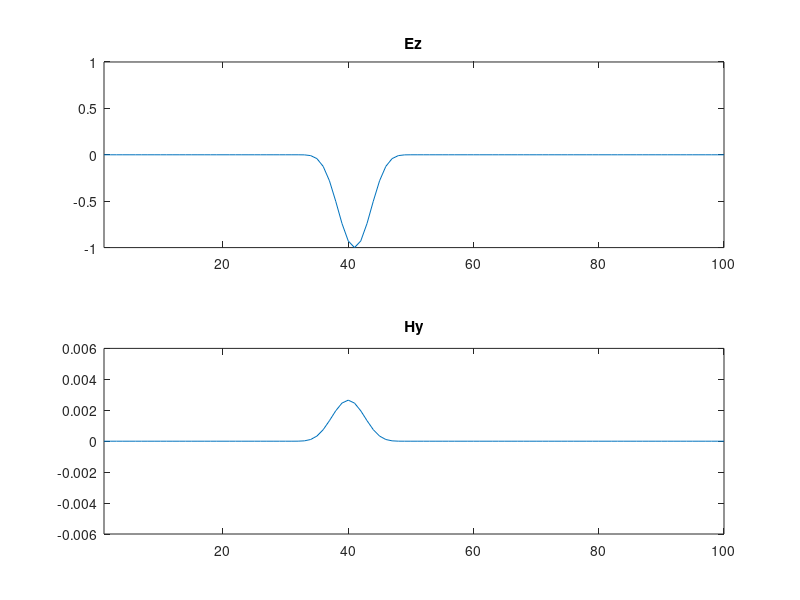

The MATLAB source for this figure:
%%%%%% Parameters Setup
mu=4*pi*1e-7; eps=8.853e-12; c0=1/sqrt(mu*eps);
f=10e9; lambda=c0/f; omega=2*pi*f;
dx = lambda/20;
dt = (dx/(c0));
Nx = 100; % # of FDTD cells
Cmu = dt/(mu*dx);
Cep = dt/(eps*dx);
Ez = zeros(Nx+1,1);
Hy = zeros(Nx,1);
%%%%%% Time marching = Leap-frog loop
for n=1:300 
    wt=omega*n*dt;
    %%Inorder to implement ABC at right boundary, saving Hy value at Nx
    oldHy = Hy(Nx);
    for i=1:Nx
        Hy(i) = Hy(i)+Cmu*(Ez(i+1)-Ez(i));
    end
    for i=2:Nx % i=1,Nx+1 omitted to simulate PEC boundaries
        Ez(i) = Ez(i)+Cep*(Hy(i)-Hy(i-1));
    end
    %%We have to update the Ez at the boundary based on the saved Hy(Nx)
    Ez(Nx+1) = Ez(Nx+1) + Cep*(oldHy - Hy(Nx));

    %%Hard source
    if wt < 2*pi
        Ez(Nx/2+1) = 1/32*(10-15*cos(wt)+6*cos(2*wt)-cos(3*wt)); % Hard Source
    else
        Ez(Nx/2+1)=0;
    end

%     if wt < 2*pi
%         Ez(Nx/2+1) = Ez(Nx/2+1) + 1/32*(10-15*cos(wt)+6*cos(2*wt)-cos(3*wt)); % Soft Source
%     end

subplot(211),plot(Ez(1:Nx)); axis([1 100 -1 1]);title('Ez')
subplot(212),plot(Hy(1:Nx)); axis([1 100 -6e-3 6e-3]); title('Hy'); pause(0.05)
end
% plot(Ez(1:Nx))

